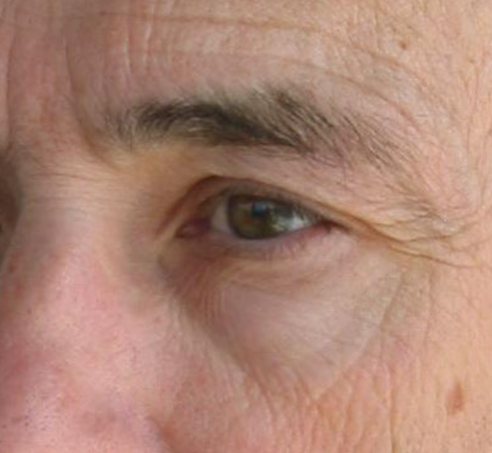
#> input picture images/PielRugosa.png, 492 x 453 px, shrunk from 1052 x 968 before the run; its folder holds 8 pictures in this run
$ jupyter execute --allow-errors PoissonImageEditing.ipynb
#> lines starting #> are read from the running program, lines starting #| are printed output that depends on the picture
# Mezclado de regiones usando la ecuación de Poisson

Trabajo final de visión por computador curso 2021-2022

Miembros equipo:
- Exequiel Alberto Castro Rivero
- Blanca Cano Camarero

## Índice

1. Descripción del problema.
2. Elementos del problema.
   1. Complejidad.
3. Problema de copiado prístino.
   1. Lectura imágenes.
   2. Selección de regiones.
   3. Ejemplo de cálculo de borde.
   4. Discrete Poisson solver.
4. Bibliografía y recursos utilizados.
5. Equipos con los que se han realizado los cálculos.

## Descripción del problema
TODO: issue #8 redacción mejor cuando esté acabado
Clonación de regiones

## Elementos del problema

Relacionaremos la notación usada de manera teórica:

El dominio total de la imagen consiste en la unión de los píxeles
$\Omega \cup S$.

Donde $S$ representa  la posición de píxeles de la imagen destino que **no** modificarán su valor durante el clonado.
A su vez, $\Omega$ representa a la área de la imagen destino que va a ser alterada.

Todo pixel $p$ de $S \cup \Omega$ será un par que denotará sus coordenada dentro de la imagen.
Y su **conjunto de vecinos del pixel $p$** denotado como $N_p$ serán calculados gracias a la función `Neighborhood` que definida en la celda de `Código: 1`.

Será necesario calcular también el **borde  de $\Omega$**, que definíamos de manera formal como:

$$\partial\Omega = \{ p \in S \setminus \Omega : N_p \cap \Omega \neq  \emptyset \} \quad (1)$$

Su cálculo se realizará mediante la función `SourceBoundary`, también definida en la celda `Código: 1`.

Falta ahora por definir el valor de cada pixel dentro de la imagen. Esto viene dado por las funciones
$f: \Omega \longrightarrow \mathbb R$ que representa la función con la que realizaremos la interpolación y $f^*: S \longrightarrow \mathbb R$ que son los valores conocidos de la imagen destino.

El objetivo a resolver de nuestro problema consiste en calcula $f$.

Notación: Para una función cualquiera $h$ y un elemento de su dominio $x$, denotaremos a la imagen  $h(x)$ como $h_x$.

[cell 1]
# Código: 0   Import básico y otras definiciones globales auxiliares
import numpy as np
from itertools import chain # Herramienta de programación funcional

# Para la lectura de las imágenes
import cv2 as cv
import matplotlib.pyplot as plt
import numpy as np

# Para las matrices dispersas
from scipy.sparse import lil_matrix
import scipy.sparse.linalg

# ___ Lectura de imágenes___
# path carpeta con imágenes
path = 'images/'

[cell 2]
#Código: 1 Implementación de la funciones de cálculo de vecinos y borde

# [46 lines left out: functions Neighborhood, SourceBoundary, not called in this run]

### Complejidad de las funciones implementadas

Para la función `Neighborhood(pixel : list, inputChannel : np.ndarray )`  de la celda `Código: 1` su eficiencia reside:
- Coste funciones ya implementada de python y bibliotecas.
- De nuestro propio código.

La de nuestro propio código es $O(1)$ ya que no existe ningún bucle interno que dependenda de la entrada de la función.
Para funciones externas la única función que podría contener un coste mayor de $O(1)$ podría ser la función `shape` de numpy. Consultando su implementación [1] se puede apreciar que usa dos funciones `len` que volviendo a analizar su eficiencia [2] esta es $O(1)$.

Por lo que concluimos que `Neigborhood` tiene una complejidad de $O(1)$.

TODO Complejidad de `SourceBoundary`.

## Copiado prístino

Para una implementación numérica, la traducción de las especificaciones continuas se trasladan directamente en :

$v_{p,q} = g_p - g_q  \text { si } p,q \in \Omega \quad \text{  o   }\quad v_{p,q} = g_p - f_q \text{ si } q \in \partial \Omega,  p \in \Omega \quad (2)$

Donde $g_p$ representa el valor del pixel $p$ en la imagen de entrada y $f_p$ el valor de $p$ en la imagen de objetivo.
Así pues el resultado de la implementación queda escrito en la celda `Código: 2` la siguiente.

[cell 3]
# Código: 2 Implementación del campo de guía

# [16 lines left out: function GuidanceFieldGenerator, not called in this run]

### Lectura de imágenes

No olvidemos ahora la lectura de las imágenes.

TODO: Aquí queda pensar cómo se va a leer para definir correctamente cada uno de los dominios.

También será necesario buscar imágenes que sean adecuadas para nuestro problema, hemos realizado capturas del artículo original [3].

Para leer las imágenes utilizaremos las funciones de `opencv`, las leeremos en color. Como resultado (ver referencia a (1) en la salida de códico: 3)
obtendremos dos canales con los que trabajaremos de forma separada.

Además podemos observar en la salida (1) que el número de píxeles de la imagen *Piel rugosa* es de $968 \times 1052$, mientras que para *Pintada de pared* es de $1092 \times 2138$.

[cell 4]
# Código: 3 Funciones lectura de imágenes
'''
Salvo tener la necesidad de cambiar la ruta donde se leen las imágenes, no es necesario la lectura de ésta
celda, ya que contiene:
1. Bibliotecas necesarias.
2. Indicación de la ruta de donde se toman las imágenes y la lectura de las imágenes.
3. Conjunto de funciones auxiliaras como las utilizadas para mostrar imágenes en pantalla.
Éstas están tomadas de la práctica 0 y a lo sumo tienen ligeras modificaciones.
'''
# ___ Lectura de imágenes___
# path carpeta con imágenes
path = 'images/'

# Devuelve si una imagen está en blanco o negro
def IsGreyScale(img):
    '''Devuelve si una imagen está en blanco y negro'''
    return len(img.shape) == 2

# Reutilizamos código de la práctica inicial
def ReadImage(filename, flagColor):
  '''
  @param filename: nombre de la foto
  @para flagColor: boolean escala de grises o color
  '''
  return np.asarray(cv.imread(filename, flagColor), dtype=float)
## Flags
flagColor = cv.IMREAD_ANYCOLOR
flagGrey = cv.IMREAD_GRAYSCALE


## Algunas funciones para pintar imágenes
# Para pintar imágenes
def Normalize (img):
    ''' Transforma una imagen de números reales
    al intervalo [0,1]
    '''
    min = np.min(img)
    max = np.max(img)

    normalized_img = np.copy(img)

    if max - min > 0:
        normalized_img = (normalized_img - min) / (max - min)
    else:
        normalized_img *= 0 # suponemos todo blanca
    return normalized_img

def PrintOneImage( img, title=None, normalize= True, size = (13,13)):
    '''Muestra una imagen usando imshow'''

    plt.figure(figsize=size)
    if normalize:
        img = Normalize(img)
    if IsGreyScale(img):
        plt.imshow(img, cmap='gray')
    else:
        plt.imshow(img[:,:,::-1])
    if title:
        plt.title(title)
    plt.show()


## Leemos algunas imágenes y las mostramos
pathPielRugosa = path + 'PielRugosa.png'
pathPintadaPared = path + 'PintadaEnPared.png'
imgPielRugosa = ReadImage(pathPielRugosa, flagColor)
imgPintadaPared = ReadImage(pathPintadaPared, flagColor)
#> call 2 of ReadImage, with filename = 'images/PintadaEnPared.png', flagColor = 4
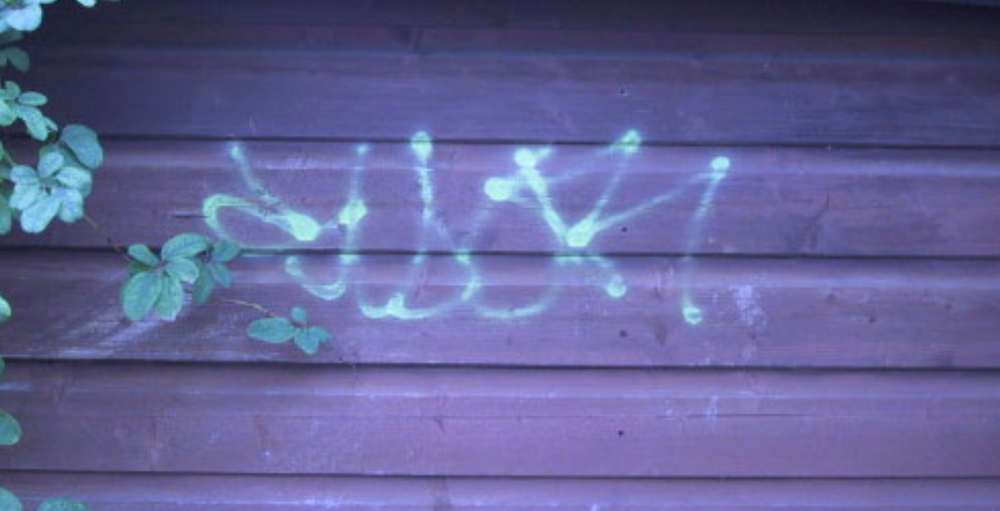
#> input picture images/PintadaEnPared.png, 1000 x 511 px, shrunk from 2138 x 1092 before the run
PrintOneImage(imgPielRugosa, title='Figura 1: Imagen de piel rugosa',size=(5,5))
#> in Normalize, `min = np.min(img)`: min = 10
#> in Normalize, `max = np.max(img)`: max = 230
#> in Normalize, `normalized_img = (normalized_img - min) / (max - min)`:
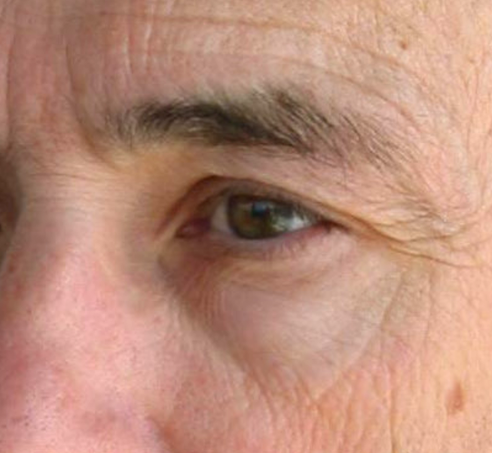
#> normalized_img: shape (453, 492, 3) float64; mean B, G, R 0.479, 0.553, 0.736
PrintOneImage(imgPintadaPared, title='Figura 2: Imagen pintada pared', size=(5,5))

# Características de las imágenes
print('Salida (1) Sobre el tamaño de las imágenes: ')
print(f' Shape piel rugosa: {imgPielRugosa.shape}')
#|  Shape piel rugosa: (453, 492, 3)
print(f'Shape pintada pared: {imgPintadaPared.shape}')
#| Shape pintada pared: (511, 1000, 3)

#Playa
pathPlaya = path + 'Playa2.png'
imgPlaya = ReadImage(pathPlaya, flagColor)
#> imgPlaya = nan
#> (the rest of this cell did not finish here and is left out)


### Selección de regiones

Es necesario definir un sistema de selección de regiones para nuestro problema, es decir de lo que de manera teórica sería definir las regiones $\Omega$ y $S$. Para ello hemos definido el siguiente método:

Se subirán dos imágenes, una la original sin seleccionar el área, otra la que tiene el área seleccionada. Para indicar las regiones lo que se hará será cambiar cambiar el color de esa región.

Mostramos ejemplo en  `Código: 5` y `Código: 6`.

La implementación del cálculo, en sección `Código: 4` de región consiste en cambiar el color de las regiones que se quieren cambiar:
Se restan las matrices que representan las imágenes originales y la nueva, las entradas no nulas representa los píxeles seleccionados.
Este método supone un esfuerzo al que edita las imágenes: debe cambiar el color correctamente (es decir si lo hace coloreando esa región con un color, debe asegurarse de que ese color no está en ningún pixel de la zona. Para ello recomendamos usar algoritmos propios del sistema de edición con que edite la foto.)

Otro problema ahora a hacer frente es dónde posicionar esos píxeles en la otra imagen y con qué escala.
Eso se hará gracias a un homomorfismo. (TODO: issue #12 Revisar que la función utilizada es pegado regiones es homomorfismo).

[cell 5]
# Código 4: Selección de regiones

def SelectedRegion( originalImage: np.ndarray, selectedImage : np.ndarray, showImage = False, title = 'Regiones seleccionadas') -> set :
    '''
    Devuelve un conjunto de pares de coordenadas que han sido modificadas en alguno de los tres canales.
    Su correspondencia teórica sería $\Omega$.
    originalImage: Imagen en la que no se ha seleccionado ningún área.
    selectedImage: Imagen con el área seleccionada.
    showImage: Booleano si True muestra las regiones seleccionadas.
    '''

    assert originalImage.shape == selectedImage.shape, f'El tamaño de las imágenes no son iguales, son de tamaño: {originalImage.shape} y {selectedImage.shape}'
    differenceMatrix = originalImage - selectedImage
    if(showImage):
        PrintOneImage(differenceMatrix, title= title,size=(7,7))
    #seleccionamos las coordenadas que han cambiado
    x_len, y_len, _ = differenceMatrix.shape
    selectedRegion = set()
    for x in range(x_len):
        for y in range(y_len):
            if (
                differenceMatrix[x][y][0] != 0
                or differenceMatrix[x][y][1] != 0
                or differenceMatrix[x][y][2] != 0
            ):
                selectedRegion.add((x,y))

    return selectedRegion

[cell 6]
# Código 5: Ejemplo de selección de imágenes

#Leemos las imágenes y las mostramos
pathLunaYReflejo = path + 'LunaYReflejo2.jpg'
#> pathLunaYReflejo = 'images/LunaYReflejo2.jpg'
pathLunaSeleccionada = path + 'LunaYReflejoSeleccionados2.jpg'
imgLunaYReflejo = ReadImage(pathLunaYReflejo, flagColor)
#> call 4 of ReadImage, with filename = 'images/LunaYReflejo2.jpg', flagColor = 4
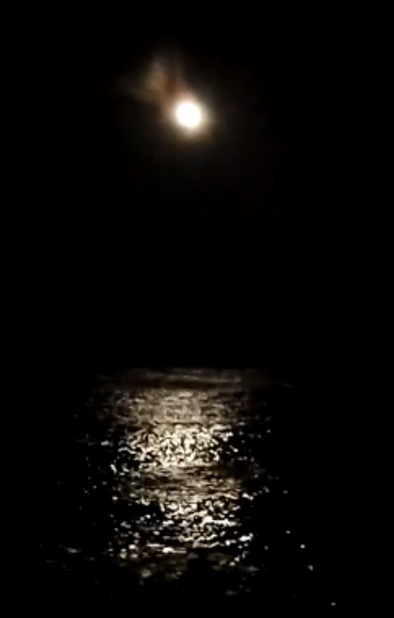
#> input picture images/LunaYReflejo2.jpg, 394 x 618 px, shrunk from 842 x 1322 before the run
imgLunaSeleccionada = ReadImage(pathLunaSeleccionada, flagColor)
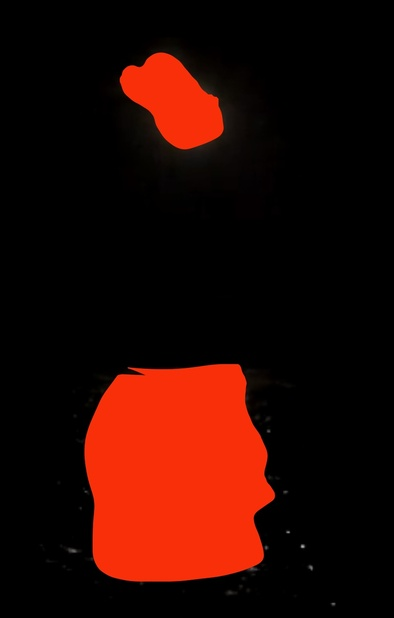
#> input picture images/LunaYReflejoSeleccionados2.jpg, 394 x 618 px, shrunk from 842 x 1322 before the run
PrintOneImage(imgLunaYReflejo, title='Figura 4: Luna y reflejo',size=(5,5))
PrintOneImage(imgLunaSeleccionada, title='Figura 5: Luna y reflejo seleccionado', size=(5,5))
# Imprimimos tamaño de las imágenes
print(f' Shape Luna y reflejo: {imgLunaYReflejo.shape}')
#|  Shape Luna y reflejo: (618, 394, 3)
print(f'Shape luna y reflejo seleccionados: {imgLunaSeleccionada.shape}')
#| Shape luna y reflejo seleccionados: (618, 394, 3)
# Calculamos las diferencias y las mostramos en pantalla
setRegionesSeleccionadasLuna= SelectedRegion(imgLunaYReflejo, imgLunaSeleccionada, True, title='Figura 6: Regiones seleccionadas de la luna y su reflejo')
#> in SelectedRegion, `differenceMatrix = originalImage - selectedImage`:
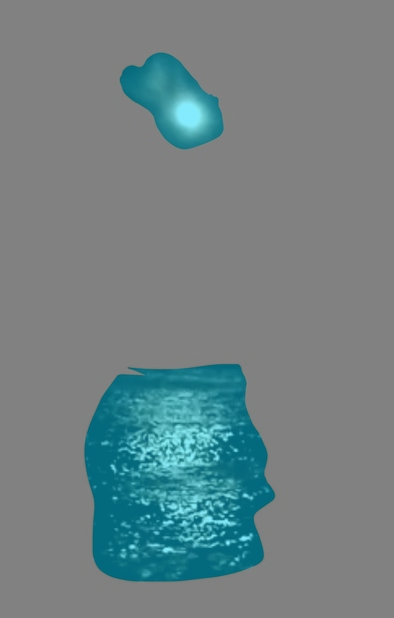
#> differenceMatrix: shape (618, 394, 3) float64; mean B, G, R 6.1, 1.4, -30.7; drawn with min black and max white
#> setRegionesSeleccionadasLuna = 51541 items

[cell 7]
# Código 6: Ejemplo de selección de imágenes

#Leemos las imágenes y las mostramos
pathArcoiris = path + 'Arcoiris.png'
pathArcoirisSeleccionado = path + 'ArcoirisSeleccionado.png'
imgArcoiris = ReadImage(pathArcoiris, flagColor)
#> imgArcoiris = nan
imgArcoirisSeleccionado = ReadImage(pathArcoirisSeleccionado, flagColor)
#> imgArcoirisSeleccionado = nan
#> (the rest of this cell did not finish here and is left out)

PrintOneImage(imgArcoirisSeleccionado, title='Figura 8: Arcoiris seleccionado', size=(5,5))
# Imprimimos tamaño de las imágenes
print(f' Shape del arcoiris: {imgArcoiris.shape}')
print(f'Shape arcoiris seleccionado: {imgArcoirisSeleccionado.shape}')
# Calculamos las diferencias y las mostramos en pantalla
setRegionesSeleccionadasArcoiris= SelectedRegion(imgArcoiris, imgArcoirisSeleccionado, True, 'Figura 9: Región del arcoris seleccionada detectada por la función SelectedRegion')

# Ejemplo de cálculo de borde
Veremos ahora un ejemplo de cálculo del borde en la sección `Código: 7`.

Será necesario:
1. Separar la imagen en canales.
2. Calcular en un canal el borde, que será el mismo para el resto de canales.

Además para visualizar el borde se ha implementado en `Código: 7` la función `ViewBoundary`, que muestra en negro el borde.
El resultado se recoge en la `Figura 10`, notemos que la línea negra es el borde calculado.

[cell 8]
# Código 7: Ejemplo de cálculo del borde y función para visualizarlo

# [9 lines left out: function ViewBoundary, not called in this run]

# Calculamos borde y lo mostramos
channel = 0 # Channel of the image
#> channel = 0
#> (the rest of this cell did not finish here and is left out)
